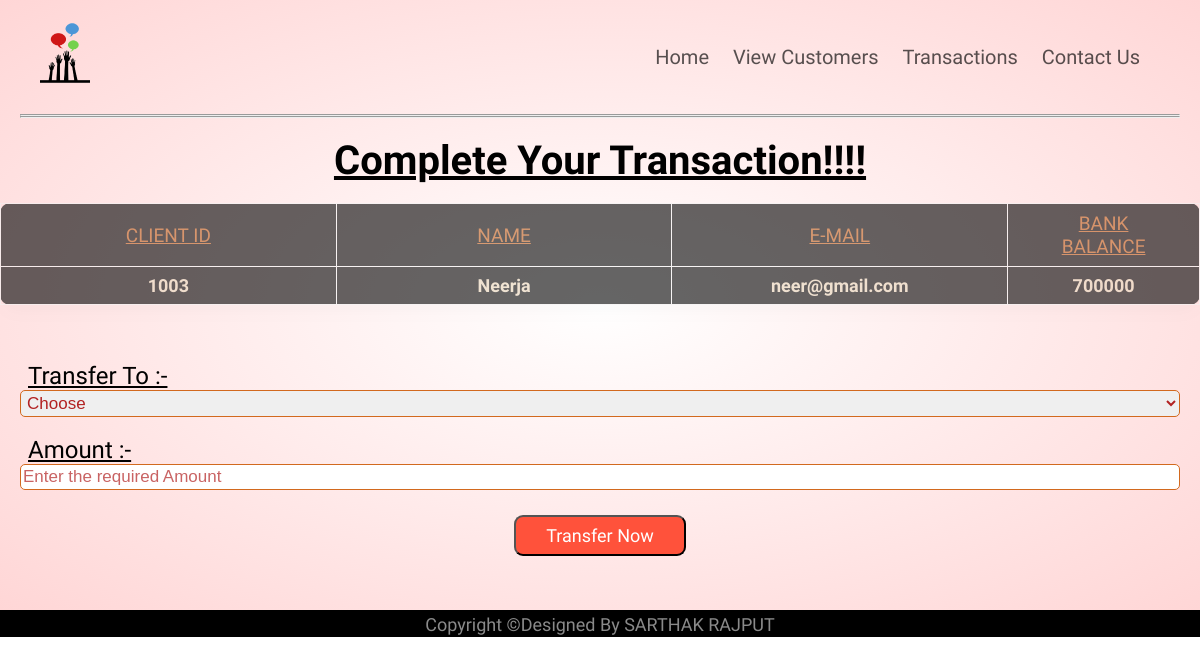
The page /transaction.php?c_id=1003 on the database its author committed.
### tables this page shows
CREATE TABLE clients (
  c_id int(11) NOT NULL,
  c_name varchar(255) NOT NULL,
  c_email varchar(255) NOT NULL,
  c_balance int(11) NOT NULL
);

### transaction.php (the view, shortened to what this page needs)
<!DOCTYPE html>
<html lang="en">
<head>
    <link rel="stylesheet" href="style.css?v=<?php echo time(); ?>">
    <link rel="stylesheet" href="https://cdnjs.cloudflare.com/ajax/libs/font-awesome/4.7.0/css/font-awesome.min.css">
</head>
<body>
    <div class="header">
        <div class="container">
            <div class="navbar">
                <div class="logo cursor">
                  <a href="index.php"><img src="images/logo_small.png" width="50px" height="70px"></a>
                </div>
                <nav>
                    <ul class="design" id="Menu">
                      <li><a href="index.php">Home</a></li>
                      <li><a href="view.php">View Customers</a></li>
                      <li><a href="history.php">Transactions</a></li>
                      <li><a href="https://www.thesparksfoundationsingapore.org/contact-us/">Contact Us</a></li>
                    </ul>
                </nav>
            </div>
            <hr>
            <hr>
            <br>
            <div class="new">
                <h1>Complete Your Transaction!!!!</h1>
            </div>
        </div>
            <?php
                include 'connection.php';
                if (isset($_REQUEST['c_id'])) {
                $id = $_GET['c_id'];
                $sql = "SELECT * FROM  clients WHERE c_id=$id";
                $result = mysqli_query($connect, $sql);
                $rows = mysqli_fetch_assoc($result);
                }
            ?>
        <form method="post" name="tcredit" class="tabletext"><br>
            <div class="contain">
                <table>
                    <tr>
                        <th class="text">Client Id</th>
                        <th class="text">Name</th>
                        <th class="text">E-mail</th>
                        <th class="text">Bank Balance</th>
                    </tr>
                    <tr>
                          <td class="centre"><?php echo (isset($rows['c_id']) ? $rows['c_id'] : ''); ?></td>
                          <td class="centre"><?php echo (isset($rows['c_name']) ? $rows['c_name'] : ''); ?></td>
                          <td class="centre"><?php echo (isset($rows['c_email']) ? $rows['c_email'] : ''); ?></td>
                          <td class="centre"><?php echo (isset($rows['c_balance']) ? $rows['c_balance'] : ''); ?></td>
                    </tr>
                </table>
            </div>
            <div class="container">
              <br>
              <br>
              <br>
              <label for="to" class="para">Transfer To :-</label>
              <br>
                <select id="to" name="to" class="form" required>
                    <option value="" disabled selected>Choose</option>
                </select>
                <br>
                <br>
                <label for="amount" class="para">Amount :-</label>
                <input type="number" class="form1" name="amount" id="amount" placeholder="Enter the required Amount" required>
                <div class="wrapper">
                  <button class="btn mid" name="submit" type="submit"><p class="complete">Transfer Now</p></button>
                </div>
                <br>
            </div>
        </form>
    </div>
    <div class="footer">
     <p class="bottom">Copyright &copy;Designed By SARTHAK  RAJPUT</p>
    </div>
</body>
</html>

### style.css (style rules this page uses)
* { margin: 0; padding: 0; box-sizing: border-box; }
body { font-family: 'Baloo Bhai 2', cursive; }
.navbar { display: flex; align-items: center; padding: 20px; }
nav { flex: 1; text-align: right; }
.design { display: inline-block; list-style-type: none; }
nav ul li { display: inline-block; margin-right: 20px; font-size: 20px; }
a { text-decoration: none; color: rgba(0, 0, 0, 0.657); }
p { color: rgba(0, 0, 0, 0.801); font-size: 18px; }
.container { max-width: 1200px; margin: auto; padding-left: 20px; padding-right: 20px; }
.btn { display: inline-block; background: #ff523b; color: white; padding: 8px 30px; margin: 30px 0px; border-radius: 30px; transition: background 0.5s; }
.header { background: radial-gradient(#fff,#ffd6d6); }
.footer { background: #000; color: #8a8a8a; font-size: 16px; padding: 4px 0px 2px; max-width: 200%; }
.footer p { color: #8a8a8a; }
.bottom { text-align: center; }
table { border-collapse:collapse; background-color:black; box-shadow:0 10px 20px 0 rgba(0,0,0,0.03); border-radius: 10px; border-collapse:collapse; table-layout:fixed; opacity:0.6; color:#F7CC1A; font-weight:bold; margin:auto; }
th,td { border:1px solid #f2f2f2; padding:8px 30px; text-align:center; opacity:0.9; color:blanchedalmond ; }
th { text-transform:uppercase; font-weight:500; color: chocolate; font-size: 20px; width: 20%; text-decoration: underline; }
td { font-size:17px; }
.new { font-size: 20px; text-align: center; text-decoration: underline; }
.text { width: 28%; font-size: 19px; }
.centre { font-size: 18px; }
.form { width: 100%; padding: 2px; border-radius: 5px; border: 1px solid chocolate; outline: none; font-size: 17px; color: firebrick; }
.para { font-size: 24px; text-decoration: underline; padding: 8px; }
.wrapper { text-align: center; }
.mid { font-size: 17px; border-radius: 9px; transition: background 0.5s; transform: translateY(-5px); font-family: 'Baloo Bhai 2', cursive; }
.complete { color: white; }
.form1 { width: 100%; padding: 2px; border-radius: 5px; border: 1px solid chocolate; outline: none; font-size: 17px; color: firebrick; }
::placeholder { color: firebrick; opacity: 0.7; }

### rows shown on the page
clients: c_id "1003", c_name "Neerja", c_email "neer@gmail.com", c_balance "700000"
